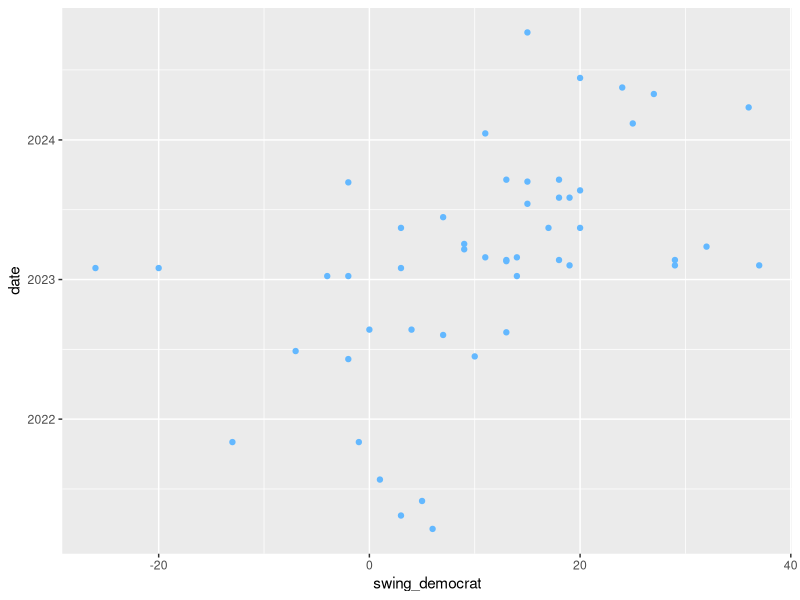
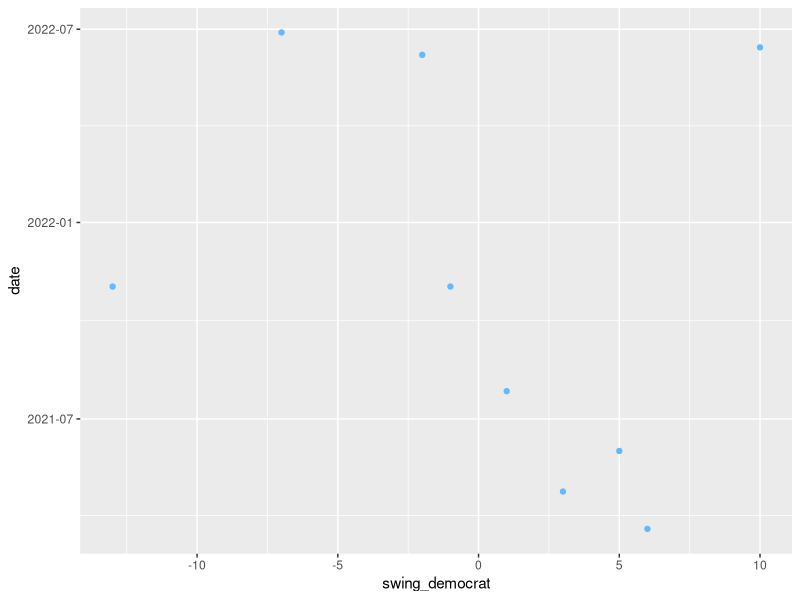
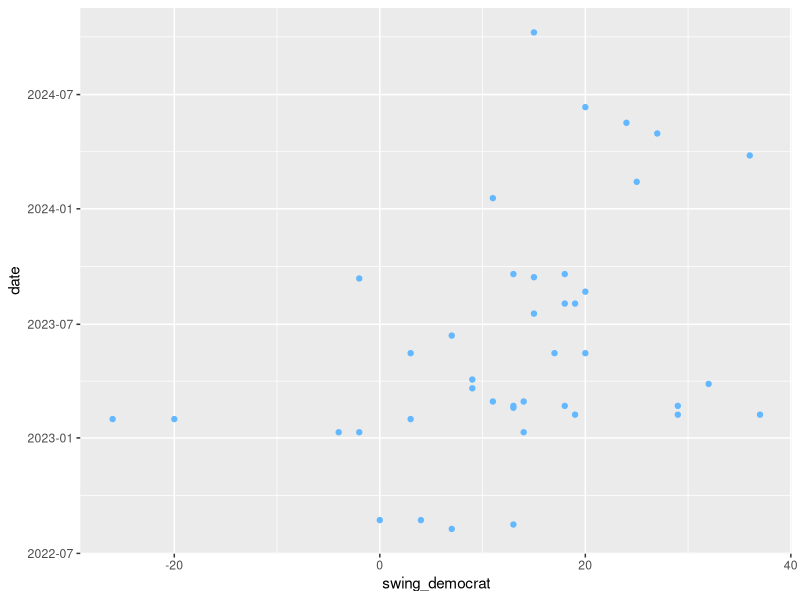

Generate these figures, in order, with R:
## ---- chunk 1
library(tidyverse)
data <- read_csv("data/overperformance.csv")
data
## ---- chunk 2
data |> 
  mutate(date = as.Date(date, format = "%m/%d/%Y")) |> 
  ggplot(aes(x = swing_democrat, y = date)) +
  geom_point(color = "steelblue1")
## ---- chunk 3
data |> 
  mutate(date = as.Date(date, format = "%m/%d/%Y")) |> 
  slice(1:9) |> 
  ggplot(aes(x = swing_democrat, y = date)) +
  geom_point(color = "steelblue1")
## ---- chunk 4
data |> 
  mutate(date = as.Date(date, format = "%m/%d/%Y")) |> 
  slice(10:50) |> 
  ggplot(aes(x = swing_democrat, y = date)) +
  geom_point(color = "steelblue1")
